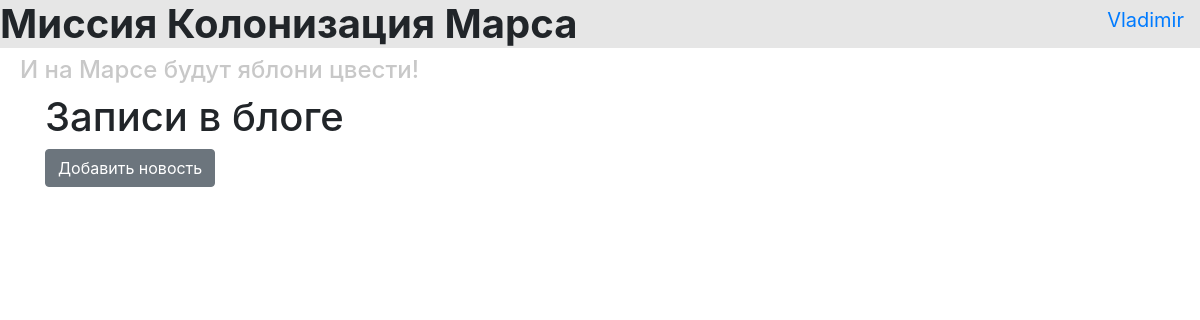
Page /index (signed in) on the earlier database version.
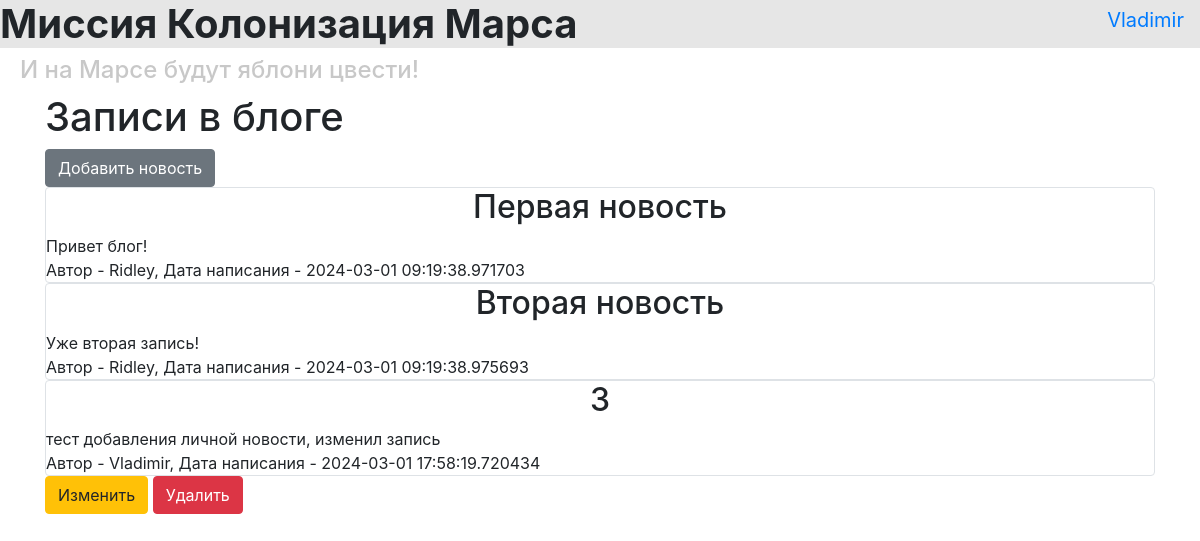
Same page on the later database version.
### data/users.py (models this page shows, shortened)
class User(SqlAlchemyBase, UserMixin):
    __tablename__ = 'users'
    id = sqlalchemy.Column(sqlalchemy.Integer, primary_key=True, autoincrement=True)
    surname = sqlalchemy.Column(sqlalchemy.String, nullable=True)
    name = sqlalchemy.Column(sqlalchemy.String, nullable=True)
    age = sqlalchemy.Column(sqlalchemy.Integer, nullable=True)
    position = sqlalchemy.Column(sqlalchemy.String, nullable=True)
    speciality = sqlalchemy.Column(sqlalchemy.String, nullable=True)
    address = sqlalchemy.Column(sqlalchemy.String, nullable=True)
    email = sqlalchemy.Column(sqlalchemy.String, index=True, unique=True, nullable=True)
    hashed_password = sqlalchemy.Column(sqlalchemy.String, nullable=True)
    modified_date = sqlalchemy.Column(sqlalchemy.DateTime, default=datetime.datetime.now)
    news = orm.relationship("News", back_populates='user')

### data/news.py (models this page shows)
class News(SqlAlchemyBase):
    __tablename__ = 'news'
    id = sqlalchemy.Column(sqlalchemy.Integer,
                           primary_key=True, autoincrement=True)
    title = sqlalchemy.Column(sqlalchemy.String, nullable=True)
    content = sqlalchemy.Column(sqlalchemy.String, nullable=True)
    created_date = sqlalchemy.Column(sqlalchemy.DateTime,
                                     default=datetime.datetime.now)
    is_private = sqlalchemy.Column(sqlalchemy.Boolean, default=True)
    user_id = sqlalchemy.Column(sqlalchemy.Integer,
                                sqlalchemy.ForeignKey("users.id"))
    user = orm.relationship('User')

### main.py (the view)
@app.route("/")
@app.route('/index')
def index():
    if current_user.is_authenticated:
        news = db_sess.query(News).filter(
            (News.user == current_user) | (News.is_private != True))
    else:
        news = db_sess.query(News).filter(News.is_private != True)
    return render_template("index.html", news=news)

### main.py (called while the page is built)
@login_manager.user_loader
def load_user(user_id):
    return db_sess.query(User).get(user_id)

### templates/index.html
{% extends "base.html" %}
{% block content %}
<h1>Записи в блоге</h1>
{% if current_user.is_authenticated %}
    <a href="news" class="btn btn-secondary">Добавить новость</a>
{% endif %}
{% for item in news%}
<div class="col-md6 border rounded">
    <h2>{{item.title}}</h2>
    <div>
        {{item.content}}
    </div>
    <div>
        Автор - {{item.user.name}}, Дата написания - {{item.created_date}}
    </div>
</div>
{% if current_user.is_authenticated and current_user == item.user %}
    <div>
        <a href="/news/{{ item.id }}" class="btn btn-warning">
            Изменить
        </a>
        <a href="/news_delete/{{ item.id }}" class="btn btn-danger">
            Удалить
        </a>
    </div>
{% endif %}
{% endfor %}
{% endblock %}

### templates/base.html (shortened to what this page needs)
<!doctype html>
<html lang="en">
<head>
    <link rel="stylesheet"
          href="https://stackpath.bootstrapcdn.com/bootstrap/4.4.1/css/bootstrap.min.css"
>
    <link rel="stylesheet" href="{{ url_for('static', filename='style.css') }}">
</head>
<body>
<header>
    <h1 style="background-color: rgb(230, 230, 230)"><strong>Миссия Колонизация Марса</strong></h1>
    <h4 style="color: rgb(200, 200, 200)">И на Марсе будут яблони цвести!</h4>
    <nav>
    {% if current_user.is_authenticated %}
        <a class="navbar-brand" href="/logout">{{ current_user.name }}</a>
    {% else %}
        <p>
            <a class="btn btn-primary " href="/register">Зарегистрироваться</a>
            <a class="btn btn-success" href="/login">Войти</a>
        </p>
    {% endif %}
    </nav>
</header>
<main role="main" class="container">
    {% block content %}{% endblock %}
</main>
</body>
</html>

### static/style.css (style rules this page uses)
h4 { color: gray; padding-left: 20px; }
h2 { text-align: center }
nav { position: absolute; top: 0; right: 0; }

Differences in the rows shown:
added News: title "Первая новость", content "Привет блог!", user.name "Ridley", created_date "2024-03-01 09:19:38.971703"
added News: title "Вторая новость", content "Уже вторая запись!", user.name "Ridley", created_date "2024-03-01 09:19:38.975693"
added News: title "3", content "тест добавления личной новости, изменил запись", user.name "Vladimir", created_date "2024-03-01 17:58:19.720434"
